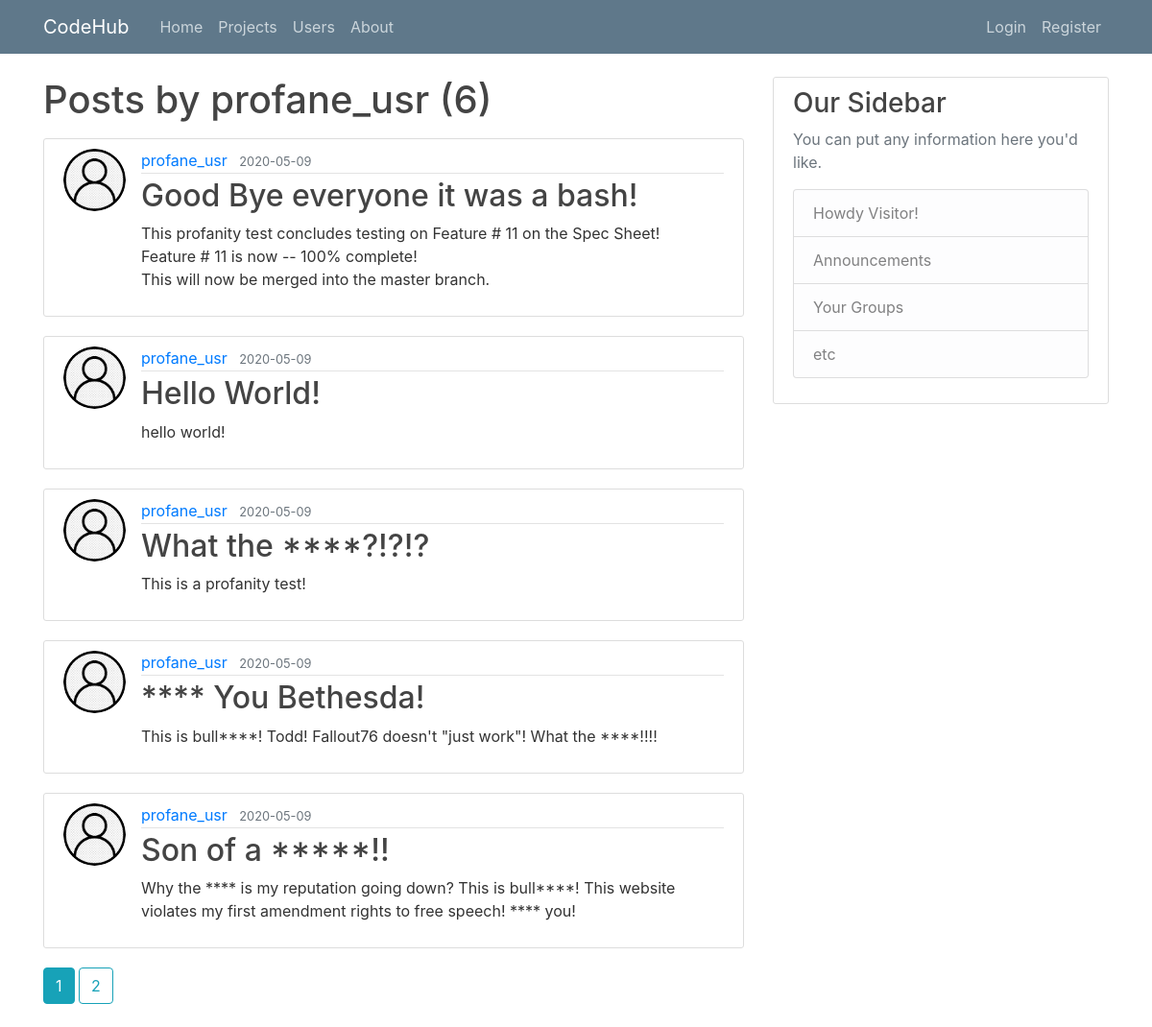
Page /user/profane_usr on the committed database.
### app/models.py (models this page shows, shortened)
class User(db.Model, UserMixin):
    id = db.Column(db.Integer, primary_key=True)                                    # Primary Key
    username = db.Column(db.String(20), unique=True, nullable=False)                # Each User will have a username, with a max(20) characters, it must be unique, and Null is not allowed!
    email = db.Column(db.String(120), unique=True, nullable=False)                  # Each User will have an email, with a max(120) characters, it must be unique, and Null is not allowed!
    image_file = db.Column(db.String(20), nullable=False, default='default.jpg')    # Each User will have a defualt profile Image, so uniqueness does not apply, since Null is not allowed!
    password = db.Column(db.String(60), nullable=False)                             # Each User will have passwords, with a max(60) characters, uniqueness does not apply, and Null is not allowed!
    posts = db.relationship('Post', backref='author', lazy=True)                    # This is linked to Posts, Lazy Evaluation is set to: True
    reputation = db.Column(db.Integer, nullable=False, default=10)                  # This has a default value of 10
    profanity = db.Column(db.Boolean, unique=False, default=False)                  # This had a default value of 0
    chance = db.Column(db.Boolean, nullable=False, default=True)                    # This has a default value of True
    blacklisted = db.Column(db.Boolean, unique=False, default=False)                # This has a default value of False
    compliments=db.Column(db.Integer, unique=False, default=0)                      # This has a default value of 0

class Post(db.Model):
    id = db.Column(db.Integer, primary_key=True)                                    # Primary Key
    title = db.Column(db.String(100), nullable=False)                               # Each Post will have a title, with a max(100) characters, uniqueness does not apply, and Null is not allowed!
    date_posted = db.Column(db.DateTime, nullable=False, default=datetime.utcnow)   # Each Post will have a date_posted, with DateTime set to utcnow, current time, and Null is not allowed!
    content = db.Column(db.Text, nullable=False)                                    # Each Post will have a content with no character limit, and Null is not allowed!
    user_id = db.Column(db.Integer, db.ForeignKey('user.id'), nullable=False)       # This is using the user id as a ForeignKey, each post must have an Author, so Null is not allowed!
    rating = db.Column(db.Integer, nullable=False, default=0)

### app/users/routes.py (the view)
@users.route('/user/<string:username>')                                       # String
def user_posts(username):
    page = request.args.get('page', 1, type=int)                            # We request a page, the default page is 1, of type int
    user = User.query.filter_by(username=username).first_or_404()
    posts = Post.query.filter_by(author=user)\
        .order_by(Post.date_posted.desc())\
        .paginate(page=page, per_page=5)
    return render_template('user_posts.html', posts=posts, user=user)       # Redirect to user_posts.html

### app/templates/user_posts.html
{% extends "template.html" %}
{% block content %}
    <h1 class="mb-3">Posts by {{ user.username }} ({{ posts.total }}) </h1>
    {% for post in posts.items %}
        <article class="media content-section">
            <img class="rounded-circle article-img" src="{{ url_for('static', filename='profile_images/' + post.author.image_file ) }}">
            <div class="media-body">
                <div class="article-metadata">
                    <a class="mr-2" href="{{ url_for('users.user_posts', username=post.author.username) }}">{{ post.author.username }}</a>
                    <small class="text-muted">{{ post.date_posted.strftime('%Y-%m-%d') }}</small>
                </div>
                <h2><a class="article-title" href="{{url_for('posts.post', post_id=post.id) }}">{{ post.title }}</a></h2>
                <p class="article-content">{{ post.content }}</p>
            </div>
        </article>
    {% endfor %}
    {% for page_num in posts.iter_pages(left_edge=1, right_edge=1, left_current=1, right_current=2) %}
        {% if page_num %}
            {% if posts.page == page_num %}
                <a class="btn btn-info mb-4" href="{{ url_for('users.user_posts', username=user.username, page=page_num) }}">{{ page_num }}</a>
            {% else %}
                <a class="btn btn-outline-info mb-4" href="{{ url_for('users.user_posts', username=user.username, page=page_num) }}">{{ page_num }}</a>
            {% endif %}
        {% else %}
            ...
        {% endif %}
    {% endfor %}
{% endblock content %}

### app/static/main.css (style rules this page uses)
body { background: white; color: #333333; margin-top: 5rem; }
h1, h2, h3, h4, h5, h6 { color: #444444; }
.content-section { background: #ffffff; padding: 10px 20px; border: 1px solid #dddddd; border-radius: 3px; margin-bottom: 20px; }
.article-title { color: #444444; }
.article-content { white-space: pre-line; }
.article-img { height: 65px; width: 65px; margin-right: 16px; }
.article-metadata { padding-bottom: 1px; margin-bottom: 4px; border-bottom: 1px solid #e3e3e3 }

### rows in the picture
User: username "profane_usr"
Post: image_file (placeholder picture), author.username "profane_usr", date_posted "2020-05-09", title "Good Bye everyone it was a bash!", content "This profanity test concludes testing on Feature # 11 on the Spec Sheet! Feature # 11 is now -- 100% complete! This will now be merged into the master branch."
Post: image_file (placeholder picture), author.username "profane_usr", date_posted "2020-05-09", title "Hello World!", content "hello world!"
Post: image_file (placeholder picture), author.username "profane_usr", date_posted "2020-05-09", title "What the ****?!?!?", content "This is a profanity test!"
Post: image_file (placeholder picture), author.username "profane_usr", date_posted "2020-05-09", title "**** You Bethesda!", content "This is bull****! Todd! Fallout76 doesn't \"just work\"! What the ****!!!!"
Post: image_file (placeholder picture), author.username "profane_usr", date_posted "2020-05-09", title "Son of a *****!!", content "Why the **** is my reputation going down? This is bull****! This website violates my first amendment rights to free speech! **** you!"

### other values in the picture
{{ posts.total }} "6"
{{ page_num }} "1"
{{ page_num }} "2"
